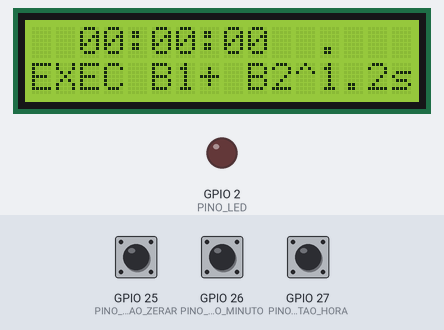
The sketch below on a simulated ESP32. Parts: 16×2 character LCD, output pins drawn as LEDs (lit = HIGH). The inputs (shaded band) are chosen by the test bench; at power-on: GPIO 27 (PINO_BOTAO_HORA) HIGH, GPIO 25 (PINO_BOTAO_ZERAR) HIGH, GPIO 26 (PINO_BOTAO_MINUTO) HIGH.

Above: at 1.5 s.
1.6 s: GPIO 27 (PINO_BOTAO_HORA) pulled LOW for 0.15 s
At 2.4 s:
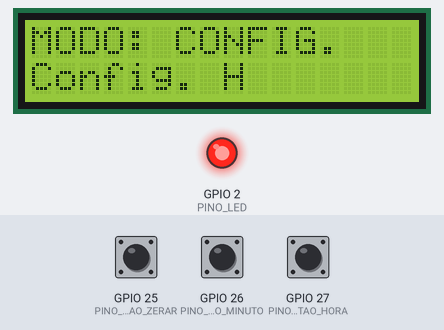
4.7 s: GPIO 25 (PINO_BOTAO_ZERAR) pulled LOW for 0.15 s
At 5.5 s:
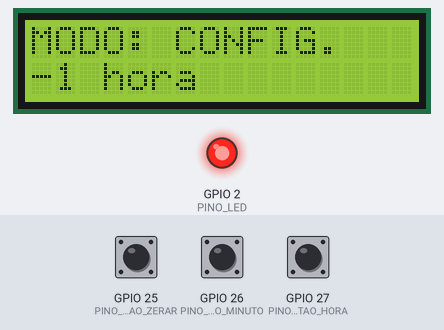
6.4 s: GPIO 26 (PINO_BOTAO_MINUTO) pulled LOW for 0.15 s
At 8.0 s:
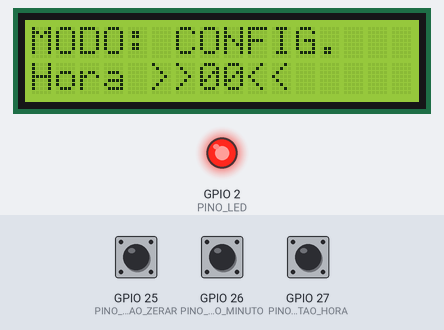
8.1 s: GPIO 27 (PINO_BOTAO_HORA) pulled LOW for 1 s
At 9.5 s:
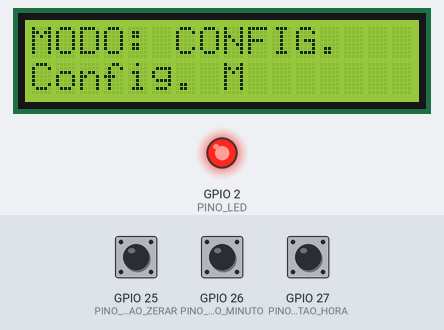
9.7 s: GPIO 25 (PINO_BOTAO_ZERAR) pulled LOW for 1 s
At 11.3 s:
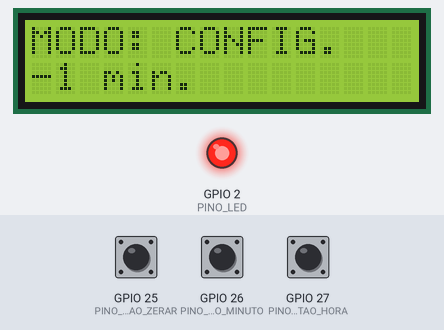
12.2 s: GPIO 26 (PINO_BOTAO_MINUTO) pulled LOW for 1 s
At 14.6 s:
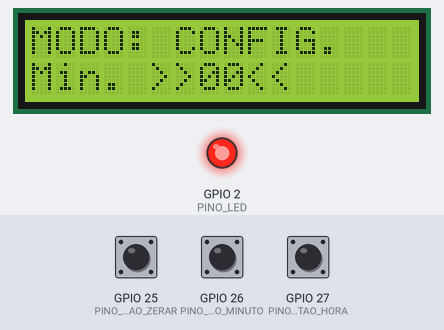
Timing chart, 0 to 15.7 s (numbered marks = the images above; inputs shaded):
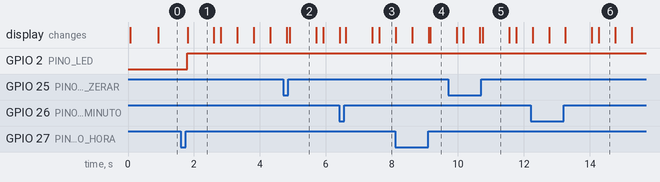

Measured:
- after the input at 1.6 s, GPIO 2 (PINO_LED): LOW → HIGH after 0.20 s; the display: changes after 0.21 s (image 1)
- after the input at 4.7 s, the display: first differs from a run without the input after 0.21 s (image 2)
- after the input at 6.4 s, the display: first differs from a run without the input after 0.21 s (image 3 shows a later state)
- after the input at 8.1 s, the display: first differs from a run without the input after 1.1 s (image 4)
- after the input at 9.7 s, the display: first differs from a run without the input after 1.1 s (image 5)
- after the input at 12.2 s, the display: first differs from a run without the input after 1.1 s (image 6 shows a later state)
- what the display in image 1 shows lasts 0.8 s, from 1.8 s to 2.6 s

The sketch:

sketch.ino
```cpp
// ESP32 + LCD 16x2
// Pinos do circuito:
// - LCD: RS=21, E=22, D4-D7=19,18,5,17
// - Botoes: B1=27, B2=26, B3=25
// - LED: 2
// O sketch usa millis() em vez de delay() para manter o loop responsivo.
#include <LiquidCrystal.h>

const int PINO_LCD_RS = 21;
const int PINO_LCD_E = 22;
const int PINO_LCD_D4 = 19;
const int PINO_LCD_D5 = 18;
const int PINO_LCD_D6 = 5;
const int PINO_LCD_D7 = 17;

const int PINO_BOTAO_HORA = 27;
const int PINO_BOTAO_MINUTO = 26;
const int PINO_BOTAO_ZERAR = 25;
const int PINO_LED = 2;

const int PINOS_BOTOES[3] = { PINO_BOTAO_HORA, PINO_BOTAO_MINUTO, PINO_BOTAO_ZERAR };

const uint32_t TEMPO_DEBOUNCE_MS = 50;
const uint32_t TEMPO_PRESSAO_LONGA_MS = 1200;
const uint32_t TEMPO_FEEDBACK_MS = 800;
const uint32_t TEMPO_PISCA_MS = 500;
const uint32_t TEMPO_PULSO_LED_MS = 200;
const uint32_t TEMPO_REDESENHO_CRONO_MS = 100;
// Resumo rapido dos tempos:
// - TEMPO_DEBOUNCE_MS: filtra ruido mecanico dos botoes
// - TEMPO_PRESSAO_LONGA_MS: tempo para "segurar" o B2 e abrir cronometro
// - TEMPO_FEEDBACK_MS: duracao das mensagens temporarias no LCD

// Cada estado representa uma tela ou modo diferente do projeto.
enum EstadoSistema { ESTADO_BOOT, ESTADO_RUN, ESTADO_AJUSTE_HORA, ESTADO_AJUSTE_MINUTO, ESTADO_CRONO };
// ESTADO_BOOT: tela inicial
// ESTADO_RUN: relogio rodando
// ESTADO_AJUSTE_HORA/ESTADO_AJUSTE_MINUTO: ajuste de hora e minuto
// ESTADO_CRONO: cronometro

// Variáveis globais do relógio, ajuste e cronômetro.
static EstadoSistema estado = ESTADO_BOOT;
static uint32_t bootAteMs;
static uint32_t segundosRelogio;
static uint32_t ultimoTickSegundoMs;
static uint32_t ledAcesoAteMs;
static uint32_t feedbackAteMs;
static uint32_t redesenhoCronoMs;
static uint32_t piscaUltimaTrocaMs;
static uint32_t cronoAcumuladoMs;
static uint32_t cronoInicioMs;
static int horaEdicao;
static int minutoEdicao;
static bool pausado = true;
static bool cronoRodando;
static bool piscaVisivel = true;
static char linhaFeedback[17];

// Guarda o estado de cada botão para tratar ruído e pressionamento longo.
struct EstadoBotao {
  int nivelBruto;
  int nivelEstavel;
  uint32_t ultimaMudancaMs;
  uint32_t inicioPressaoMs;
  bool pressaoLongaTratada;
};

static EstadoBotao botoes[3];
LiquidCrystal lcd(PINO_LCD_RS, PINO_LCD_E, PINO_LCD_D4, PINO_LCD_D5, PINO_LCD_D6, PINO_LCD_D7);

// Imprime sempre dois dígitos, por exemplo 03 ou 18.
static void print2Digits(int valor) {
  valor %= 100;
  lcd.print((char)('0' + valor / 10));
  lcd.print((char)('0' + valor % 10));
}

// Imprime um dígito único, usado na fração de segundo do cronômetro.
static void print1Digit(int valor) {
  valor %= 10;
  lcd.print((char)('0' + valor));
}

// Calcula o tempo total do cronômetro, somando a parte já acumulada com a parte em execução.
static uint32_t chronoMillis() {
  return cronoRodando ? cronoAcumuladoMs + (millis() - cronoInicioMs) : cronoAcumuladoMs;
}

// Pisca o LED quando o relógio fecha uma hora exata.
static void hourChime() {
  int minuto = (segundosRelogio / 60) % 60;
  int segundo = (int)(segundosRelogio % 60);

  if (minuto == 0 && segundo == 0) {
    ledAcesoAteMs = millis() + TEMPO_PULSO_LED_MS;
  }
}

void handleButtonRelease(int indiceBotao, uint32_t duracaoPressaoMs);

// Guarda uma mensagem curta na segunda linha do LCD por alguns milissegundos.
static void showFeedback(const char* texto) {
  uint8_t indice = 0;

  for (; indice < 16 && texto[indice]; indice++) {
    linhaFeedback[indice] = (char)texto[indice];
  }
  for (; indice < 16; indice++) {
    linhaFeedback[indice] = ' ';
  }

  linhaFeedback[16] = 0;
  feedbackAteMs = millis() + TEMPO_FEEDBACK_MS;
}

// Escreve a mensagem salva acima, completando sempre os 16 caracteres da tela.
static void printFeedbackLine() {
  for (int indice = 0; indice < 16; indice++) {
    lcd.print(linhaFeedback[indice]);
  }
}

// Inicializa os botões em repouso, como se nenhum tivesse sido pressionado ainda.
static void initButtons() {
  for (int indice = 0; indice < 3; indice++) {
    botoes[indice].nivelBruto = 1;
    botoes[indice].nivelEstavel = 1;
    botoes[indice].ultimaMudancaMs = 0;
    botoes[indice].inicioPressaoMs = 0;
    botoes[indice].pressaoLongaTratada = false;
  }
}

// Faz o texto piscar no modo de ajuste para indicar qual valor está sendo editado.
static void updateBlink() {
  if (millis() - piscaUltimaTrocaMs > TEMPO_PISCA_MS) {
    piscaUltimaTrocaMs = millis();
    piscaVisivel = !piscaVisivel;
  }
}

// Lê os botões, aplica debounce e detecta pressionamento curto e longo.
void bC() {
  uint32_t agora = millis();

  // index 0 = B1, index 1 = B2, index 2 = B3.
  for (int indice = 0; indice < 3; indice++) {
    // INPUT_PULLUP: botao solto = HIGH (1), pressionado = LOW (0).
    int nivelBruto = digitalRead(PINOS_BOTOES[indice]) == LOW ? 0 : 1;

    if (nivelBruto != botoes[indice].nivelBruto) {
      // Mudanca bruta detectada; inicia a janela de debounce.
      botoes[indice].nivelBruto = nivelBruto;
      botoes[indice].ultimaMudancaMs = agora;
    }

    // Ignora variacoes dentro da janela de estabilizacao.
    if (agora - botoes[indice].ultimaMudancaMs < TEMPO_DEBOUNCE_MS) {
      continue;
    }

    // Se o estado estavel nao mudou, nao ha evento novo.
    if (botoes[indice].nivelBruto == botoes[indice].nivelEstavel) {
      continue;
    }

    int nivelEstavelAnterior = botoes[indice].nivelEstavel;
    botoes[indice].nivelEstavel = botoes[indice].nivelBruto;

    if (nivelEstavelAnterior == 1 && botoes[indice].nivelEstavel == 0) {
      // Borda de descida: comecou o pressionamento.
      botoes[indice].inicioPressaoMs = agora;
      botoes[indice].pressaoLongaTratada = false;
    } else if (nivelEstavelAnterior == 0 && botoes[indice].nivelEstavel == 1) {
      // Borda de subida: terminou o pressionamento, calcula duracao.
      handleButtonRelease(indice, agora - botoes[indice].inicioPressaoMs);
      botoes[indice].inicioPressaoMs = 0;
    }
  }

  // No modo relogio, segurar B2 por TEMPO_PRESSAO_LONGA_MS entra no cronometro.
  if (estado == ESTADO_RUN && botoes[1].nivelEstavel == 0 && botoes[1].inicioPressaoMs) {
    if (!botoes[1].pressaoLongaTratada && agora - botoes[1].inicioPressaoMs >= TEMPO_PRESSAO_LONGA_MS) {
      botoes[1].pressaoLongaTratada = true;
      // Ao entrar no cronometro, ele comeca pausado e zerado.
      estado = ESTADO_CRONO;
      pausado = true;
      cronoAcumuladoMs = 0;
      cronoInicioMs = 0;
      cronoRodando = false;
      showFeedback("> Cron.     ");
      redesenhoCronoMs = 0;
    }
  }
}

// Avança o relógio uma vez por segundo, somente quando ele está rodando.
void tickClock() {
  if (pausado || estado != ESTADO_RUN) {
    return;
  }

  uint32_t agora = millis();

  // while evita perder segundos se o loop atrasar por algum motivo.
  while (agora - ultimoTickSegundoMs >= 1000) {
    ultimoTickSegundoMs += 1000;
    segundosRelogio++;

    // Mantem o relogio em ciclo de 24h.
    if (segundosRelogio >= 86400) {
      segundosRelogio = 0;
    }

    hourChime();
  }
}

// Controla o LED: pulso na virada de hora, aceso no ajuste e ligado/desligado no cronômetro.
void updateLed() {
  uint32_t agora = millis();

  // Prioridade 1: pulso curto na virada da hora.
  if (agora < ledAcesoAteMs) {
    digitalWrite(PINO_LED, HIGH);
    return;
  }

  // Prioridade 2: nos modos de ajuste o LED fica aceso fixo.
  if (estado == ESTADO_AJUSTE_HORA || estado == ESTADO_AJUSTE_MINUTO) {
    digitalWrite(PINO_LED, HIGH);
    return;
  }

  // Prioridade 3: no cronometro o LED indica rodando (aceso) ou pausado (apagado).
  if (estado == ESTADO_CRONO) {
    digitalWrite(PINO_LED, cronoRodando ? HIGH : LOW);
    return;
  }

  digitalWrite(PINO_LED, LOW);
}

// Decide o que cada botão faz dependendo do modo atual.
void handleButtonRelease(int indiceBotao, uint32_t duracaoPressaoMs) {
  if (estado == ESTADO_BOOT) {
    // Durante o boot, qualquer toque e ignorado.
    return;
  }

  // Se B2 ja abriu o cronometro por pressionamento longo, ignora o "soltar".
  if (indiceBotao == 1 && duracaoPressaoMs >= TEMPO_PRESSAO_LONGA_MS && estado == ESTADO_CRONO) {
    return;
  }

  if (indiceBotao == 0) {
    // B1: navega entre etapas e confirma/encerra modos.
    if (estado == ESTADO_RUN) {
      // Copia hora atual para variaveis de edicao antes de entrar no ajuste.
      horaEdicao = (segundosRelogio / 3600) % 24;
      minutoEdicao = (segundosRelogio / 60) % 60;
      estado = ESTADO_AJUSTE_HORA;
      pausado = true;
      piscaUltimaTrocaMs = millis();
      piscaVisivel = true;
      showFeedback("Config. H  ");
    } else if (estado == ESTADO_AJUSTE_HORA) {
      // B1 no ajuste de hora avanca para ajuste de minuto.
      estado = ESTADO_AJUSTE_MINUTO;
      showFeedback("Config. M  ");
      piscaUltimaTrocaMs = millis();
      piscaVisivel = true;
    } else if (estado == ESTADO_AJUSTE_MINUTO) {
      // Converte hora/minuto editados para segundos totais do dia.
      segundosRelogio = (uint32_t)(horaEdicao % 24) * 3600u + (uint32_t)(minutoEdicao % 60) * 60u;
      estado = ESTADO_RUN;
      pausado = false;
      ultimoTickSegundoMs = millis();
      showFeedback("Salvou! 0s");
    } else if (estado == ESTADO_CRONO) {
      // B1 no cronometro volta para o relogio normal.
      estado = ESTADO_RUN;
      cronoRodando = false;
      cronoAcumuladoMs = 0;
      pausado = false;
      ultimoTickSegundoMs = millis();
      showFeedback("Fim  cron. ");
    }
  } else if (indiceBotao == 1) {
    // B2: incrementa no ajuste e alterna iniciar/pausar no cronometro.
    if (estado == ESTADO_AJUSTE_HORA) {
      horaEdicao = (horaEdicao + 1) % 24;
      showFeedback("+1 hora   ");
      piscaUltimaTrocaMs = millis();
      piscaVisivel = true;
    } else if (estado == ESTADO_AJUSTE_MINUTO) {
      minutoEdicao = (minutoEdicao + 1) % 60;
      showFeedback("+1 min.   ");
      piscaUltimaTrocaMs = millis();
      piscaVisivel = true;
    } else if (estado == ESTADO_CRONO) {
      if (!cronoRodando) {
        // Retomada: guarda o instante de inicio da nova "perna".
        cronoInicioMs = millis();
        cronoRodando = true;
        showFeedback("> Corre   ");
      } else {
        // Pausa: soma o trecho corrido ao acumulado.
        cronoAcumuladoMs += millis() - cronoInicioMs;
        cronoRodando = false;
        showFeedback(">Pausa   ");
      }
    }
  } else {
    // B3: decrementa no ajuste e zera no cronometro.
    if (estado == ESTADO_AJUSTE_HORA) {
      horaEdicao = (horaEdicao + 23) % 24;
      showFeedback("-1 hora   ");
      piscaUltimaTrocaMs = millis();
      piscaVisivel = true;
    } else if (estado == ESTADO_AJUSTE_MINUTO) {
      minutoEdicao = (minutoEdicao + 59) % 60;
      showFeedback("-1 min.   ");
      piscaUltimaTrocaMs = millis();
      piscaVisivel = true;
    } else if (estado == ESTADO_CRONO) {
      if (cronoRodando) {
        // Se estava correndo, fecha primeiro o trecho atual.
        cronoAcumuladoMs += millis() - cronoInicioMs;
      }
      // Zera tudo e prepara para uma nova contagem.
      cronoAcumuladoMs = 0;
      cronoRodando = false;
      cronoInicioMs = millis();
      showFeedback("> Zero!   ");
    }
  }
}

// Desenha a interface no LCD conforme o estado atual do sistema.
void renderDisplay() {
  uint32_t agora = millis();

  // No cronometro, limita o redesenho para reduzir flicker e custo de LCD.
  if (estado == ESTADO_CRONO) {
    if (agora - redesenhoCronoMs < TEMPO_REDESENHO_CRONO_MS) {
      return;
    }
    redesenhoCronoMs = agora;
  } else {
    redesenhoCronoMs = agora;
  }

  // Nos modos de ajuste, alterna visibilidade para "piscar" o valor editado.
  if (estado == ESTADO_AJUSTE_HORA || estado == ESTADO_AJUSTE_MINUTO) {
    updateBlink();
  }

  if (estado == ESTADO_BOOT) {
    if (millis() < bootAteMs) {
      lcd.setCursor(0, 0);
      lcd.print("  ESP32  Rel.  ");
      lcd.setCursor(0, 1);
      lcd.print("  Inicializ... ");
      return;
    }

    // Quando o tempo de boot termina, entra no modo principal automaticamente.
    estado = ESTADO_RUN;
    pausado = false;
    ultimoTickSegundoMs = millis();
  }

  if (estado == ESTADO_RUN) {
    // segundosRelogio guarda segundos desde 00:00:00; aqui convertemos para HH:MM:SS.
    int hora = (segundosRelogio / 3600) % 24;
    int minuto = (segundosRelogio / 60) % 60;
    int segundo = (int)(segundosRelogio % 60);

    lcd.setCursor(0, 0);
    lcd.print("  ");
    print2Digits(hora);
    lcd.print(':');
    print2Digits(minuto);
    lcd.print(':');
    print2Digits(segundo);
    lcd.print("  ");

    lcd.setCursor(0, 1);
    if (millis() < feedbackAteMs) {
      printFeedbackLine();
    } else {
      lcd.print("EXEC B1+ B2^1.2s");
    }
  } else if (estado == ESTADO_AJUSTE_HORA) {
    lcd.setCursor(0, 0);
    lcd.print("MODO: CONFIG. ");
    lcd.setCursor(0, 1);

    if (millis() < feedbackAteMs) {
      printFeedbackLine();
    } else if (piscaVisivel) {
      lcd.print("Hora >>");
      print2Digits(horaEdicao);
      lcd.print("<<  ");
    } else {
      lcd.print("H. (pisca)  ");
    }
  } else if (estado == ESTADO_AJUSTE_MINUTO) {
    lcd.setCursor(0, 0);
    lcd.print("MODO: CONFIG. ");
    lcd.setCursor(0, 1);

    if (millis() < feedbackAteMs) {
      printFeedbackLine();
    } else if (piscaVisivel) {
      lcd.print("Min. >>");
      print2Digits(minutoEdicao);
      lcd.print("<<  ");
    } else {
      lcd.print("M. (pisca)  ");
    }
  } else {
    uint32_t tempoDecorrido = chronoMillis();
    // Formato exibido: MM:SS.D (decimos de segundo).
    uint32_t centesimos = tempoDecorrido / 10;
    uint32_t segundos = centesimos / 100;
    uint32_t minutos = (segundos / 60) % 100;
    uint32_t segundosExibicao = segundos % 60;
    int decimo = (int)(centesimos % 10);

    lcd.setCursor(0, 0);
    lcd.print("CRO ");
    print2Digits((int)minutos);
    lcd.print(':');
    print2Digits((int)segundosExibicao);
    lcd.print('.');
    print1Digit(decimo);
    lcd.print("   ");

    lcd.setCursor(0, 1);
    if (millis() < feedbackAteMs) {
      printFeedbackLine();
    } else {
      lcd.print("1=fim2=I/P3=0");
    }
  }
}

// Configura os pinos, o LCD e a tela inicial.
void setup() {
  initButtons();

  // Botoes com pull-up interno: sem resistor externo e leitura invertida.
  for (int indice = 0; indice < 3; indice++) {
    pinMode(PINOS_BOTOES[indice], INPUT_PULLUP);
  }

  pinMode(PINO_LED, OUTPUT);
  digitalWrite(PINO_LED, LOW);

  lcd.begin(16, 2);

  estado = ESTADO_BOOT;
  segundosRelogio = 0;
  ledAcesoAteMs = 0;
  redesenhoCronoMs = 0;
  bootAteMs = millis() + 850;
  ultimoTickSegundoMs = millis();

  lcd.setCursor(0, 0);
  lcd.print("  ESP32  Rel.  ");
  lcd.setCursor(0, 1);
  lcd.print("  Inicializ... ");
}

// O loop executa sempre na mesma ordem:
// 1) le botoes/eventos
// 2) atualiza relogio
// 3) atualiza LED
// 4) redesenha interface
// Essa ordem ajuda a manter resposta rapida e comportamento previsivel.
void loop() {
  bC();
  tickClock();
  updateLed();
  renderDisplay();
}
```
